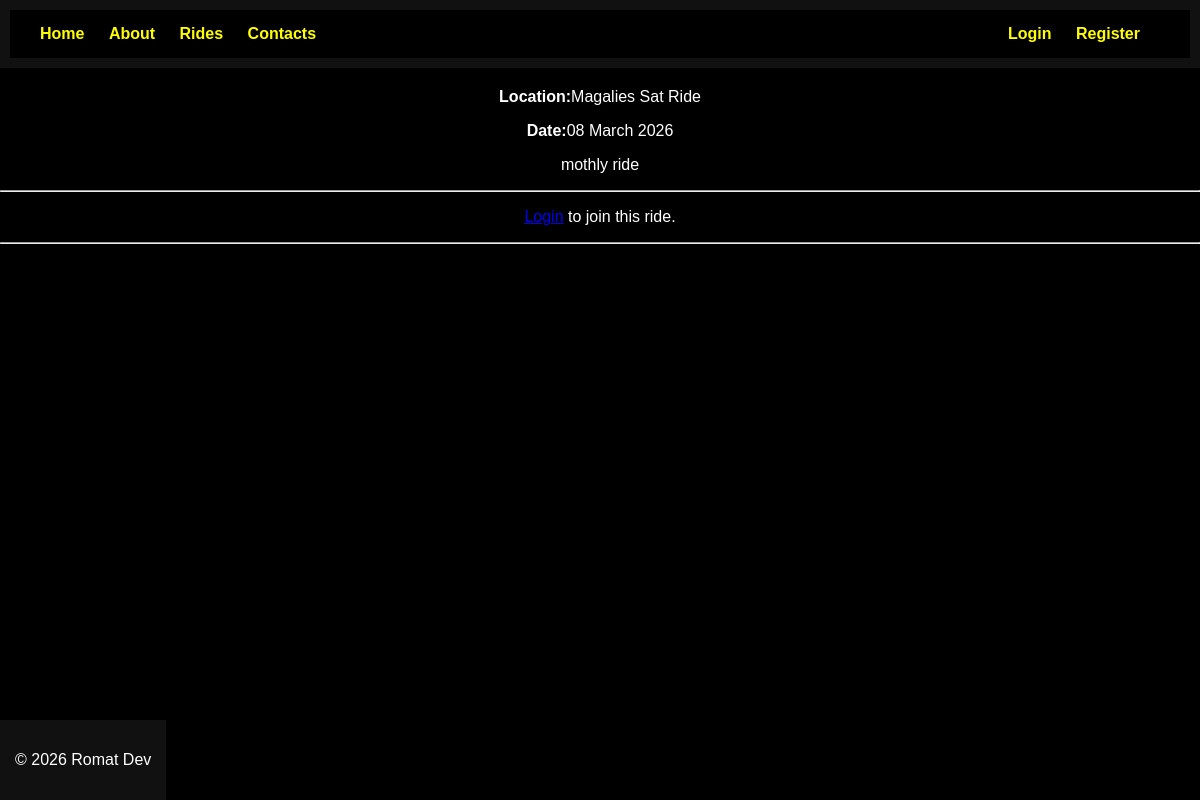
/ride/2, run on the app's committed database.
### app.py (models this page shows)
class Ride(db.Model):
    id = db.Column(db.Integer, primary_key=True)
    title = db.Column(db.String(200))
    location = db.Column(db.String(200))
    ride_date = db.Column(db.String(100))
    description = db.Column(db.Text)
    created_by = db.Column(db.Integer)
    meeting_points = db.relationship(
        'MeetingPoint',
        backref='ride',
        cascade="all, delete-orphan"
    )
    participants = db.relationship(
        'RideParticipant',
        backref='ride',
        cascade='all, delete-orphan'
    )

### app.py (the view, shortened to what this page needs)
@app.route('/ride/<int:ride_id>', methods=['GET', 'POST'])
def ride_detail(ride_id):
    ride = Ride.query.get_or_404(ride_id)
    meeting_points = MeetingPoint.query.filter_by(ride_id=ride.id).all()
    participant = None
    if current_user.is_authenticated:
        participant = RideParticipant.query.filter_by(
            ride_id=ride.id,
            user_id=current_user.id
        ).first()
    participants = RideParticipant.query.filter_by(ride_id=ride.id).all()
    ride_participants = []
    for p in participants:
        user = User.query.get(p.user_id)
        ride_participants.append({
            'username': user.username,
            'meeting_point': p.meeting_point
        })
    return render_template(
        'ride_detail.html',
        ride=ride,
        meeting_points=meeting_points,
        participant=participant,
        ride_participants=ride_participants
    )

### templates/ride_detail.html (shortened to what this page needs)
{% extends 'base.html' %}
{% block content %}
<p><strong>Location:</strong>{{ ride.location }}</p>
<p><strong>Date:</strong>{{ ride.ride_date }}</p>
<p>{{ ride.description }}</p>
<hr>
{% if current_user.is_authenticated %}
    <h3>Join This Ride</h3>
    <form method="POST">
        {% for point in meeting_points %}
            <input type="radio"
                   name="meeting_point"
                   value="{{ point.location_name }}"
                   {% if participant and participant.meeting_point == point.location_name %}
                        checked
                    {% endif %}
                    required>
            {{ point.location_name}}
            <br>
        {% endfor %}
        <br>
        <button type="submit">
            {% if participant %}
                Update Meeting Point
            {% else %}
                Join Ride
            {% endif %}
        </button>
    </form>
    <br>
    {% if current_user.is_authenticated and current_user.role == "senior" %}
    <form method="POST"
          action="{{ url_for('delete_ride', ride_id=ride.id) }}"
          onsubmit="return confirm('Are you sure you want to delete this ride?');">
        <button type="submit" style="background-color:red; color:white;">
            Delete Ride
        </button>
    </form>
{% endif %}
{% else %}
    <p><a href="{{ url_for('login')}}">Login</a> to join this ride.</p>
{% endif %}
<hr>
{% endblock %}

### static/css/style.css (style rules this page uses)
body { background-color: black; color: white; font-family: Arial, Helvetica, sans-serif; margin: 0; text-align: center; }

### data on the page
Ride: location "Magalies Sat Ride", ride_date "08 March 2026", description "mothly ride"
